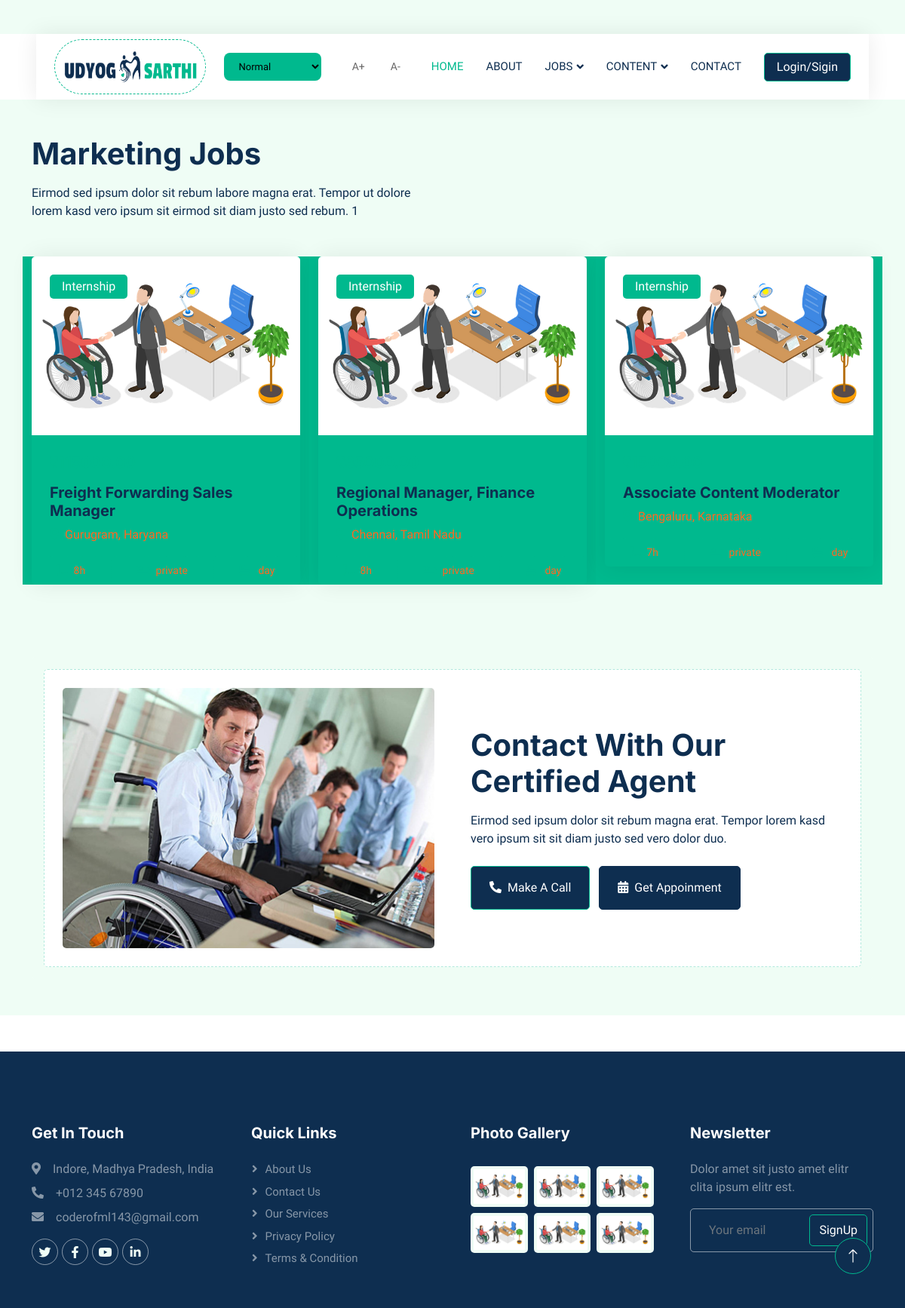
Page /usa/property-type/marketing on the earlier database version.
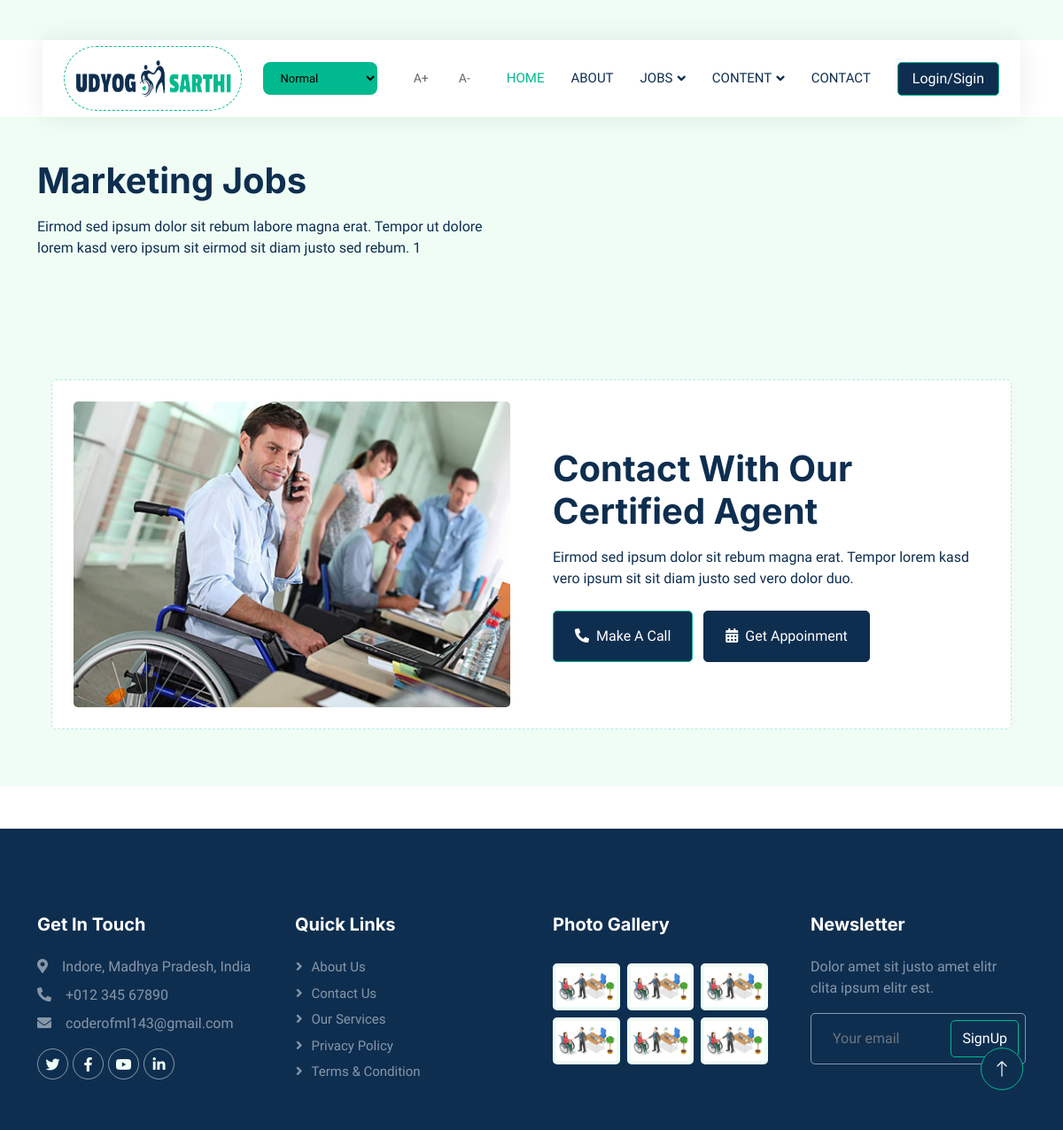
Same page on the later database version.
### usa/models.py (models this page shows, shortened)
class Job(models.Model):
    job_id = models.AutoField(primary_key=True)
    job_title = models.CharField(max_length=255)
    location = models.CharField(max_length=255)
    job_type_choices = [
        ('marketing', 'Marketing'),
        ('design', 'Design'),
        ('development', 'Development'),
        ('customer', 'Customer'),
        ('health_caare', 'Health and Caare'),
        ('automotive', 'Automotive jobs'),
        ('data_entry', 'Data entry'),
        ('call_center', 'Call center'),
    ]
    job_type = models.CharField(max_length=20, choices=job_type_choices)
    mode_choices = [
        ('hibrid', 'Hibrid'),
        ('remote', 'Remote'),
        ('wfo', 'WFO')
    ]
    mode = models.CharField(max_length=10, choices=mode_choices)
    time_choices = [
        ('full_time', 'Full Time'),
        ('part_time', 'Part Time'),
        ('internship', 'Internship'),
    ]
    time = models.CharField(max_length=10, choices=time_choices)
    categories_choices = [
        ('government', 'Government'),
        ('private', 'Private'),
    ]
    categories = models.CharField(max_length=10, choices=categories_choices)
    disability_types = models.ManyToManyField('DisabilityType', related_name='jobs', blank=True)
    salary = models.DecimalField(max_digits=10, decimal_places=2)
    hours = models.PositiveIntegerField()
    about = RichTextField()
    updated_at = models.DateTimeField(auto_now=True)
    company = models.ForeignKey(Companies, on_delete=models.CASCADE, related_name='jobs', default=None)
    last_date = models.DateField(blank=True, null=True)
    is_published = models.BooleanField(default=False)
    is_closed = models.BooleanField(default=False)
    image = models.ImageField(upload_to='job_images/', default='default_job_banner.jpg')
    posted_by = models.ForeignKey('auth.User', on_delete=models.CASCADE)
    print(f"current directory {getcwd()}")
    objects = JobManager()

### usa/views.py (the view)
# urls.py: path('property-type/<str:job_type>', views.job_list_by_type, name="job_list_by_type"),
def job_list_by_type(request, job_type):
    jobs = Job.objects.filter(job_type=job_type)
    if job_type == 'marketing':
        job_name = 'Marketing Jobs'
        about = "Eirmod sed ipsum dolor sit rebum labore magna erat. Tempor ut dolore lorem kasd vero ipsum sit eirmod sit diam justo sed rebum. 1"
    elif job_type == 'design':
        job_name = 'Design Jobs'
        about = "Eirmod sed ipsum dolor sit rebum labore magna erat. Tempor ut dolore lorem kasd vero ipsum sit eirmod sit diam justo sed rebum. 2"
    elif job_type == 'development':
        job_name = 'Development Jobs'
        about = "Eirmod sed ipsum dolor sit rebum labore magna erat. Tempor ut dolore lorem kasd vero ipsum sit eirmod sit diam justo sed rebum. 3"
    elif job_type == 'customer':
        job_name = 'Customer Jobs'
        about = "Eirmod sed ipsum dolor sit rebum labore magna erat. Tempor ut dolore lorem kasd vero ipsum sit eirmod sit diam justo sed rebum. 4"
    elif job_type == 'health_caare':
        job_name = 'Health and Caare Jobs'
        about = "Eirmod sed ipsum dolor sit rebum labore magna erat. Tempor ut dolore lorem kasd vero ipsum sit eirmod sit diam justo sed rebum. 5"
    elif job_type == 'automotive':
        job_name = 'Automotive Jobs'
        about = "Eirmod sed ipsum dolor sit rebum labore magna erat. Tempor ut dolore lorem kasd vero ipsum sit eirmod sit diam justo sed rebum. 6"
    elif job_type == 'data_entry':
        job_name = 'Data Entry Jobs'
        about = "Eirmod sed ipsum dolor sit rebum labore magna erat. Tempor ut dolore lorem kasd vero ipsum sit eirmod sit diam justo sed rebum. 7"
    elif job_type == 'call_center':
        job_name = 'Call Center Jobs'
        about = "Eirmod sed ipsum dolor sit rebum labore magna erat. Tempor ut dolore lorem kasd vero ipsum sit eirmod sit diam justo sed rebum. 8"
    template_name = "type_jobs.html"
    context = {
        'jobs':jobs,
        'job_name':job_name,
        'about':about,
    }
    return render(request, template_name, context)

### usa/models.py (called while the page is built)
    def get_queryset(self):
        return JobQuerySet(self.model, using=self._db)

### templates/type_jobs.html
{% load static %}
{% include 'header.html' %}
        <div class="container-xxl py-5">
            <div class="container">
                <div class="row g-0 gx-5 align-items-end">
                    <div class="col-lg-6">
                        <div class="text-start mx-auto mb-5 wow slideInLeft" data-wow-delay="0.1s">
                            <h1 class="mb-3">{{job_name}}</h1>
                            <p>{{about}}</p>
                        </div>
                    </div>
                </div>
                <div class="tab-content">
                    <div id="tab-1" class="tab-pane fade show p-0 active">
                        <div class="row g-4">
                            {% for intern in jobs %}
                            <div class="col-lg-4 col-md-6 wow fadeInUp" data-wow-delay="0.1s">
                                <div class="property-item rounded overflow-hidden">
                                    <div class="position-relative overflow-hidden">
                                        <a href=""><img class="img-fluid" src="{{ intern.image.url }}" alt=""></a>
                                        <div class="bg-primary rounded text-white position-absolute start-0 top-0 m-4 py-1 px-3">Internship</div>
                                        <div class="bg-white rounded-top text-primary position-absolute start-0 bottom-0 mx-4 pt-1 px-3"></div>
                                    </div>
                                    <div class="p-4 pb-0">
                                        <h5 class="text-primary mb-3">₹{{intern.salary}}</h5>
                                        <a class="d-block h5 mb-2" href="">{{intern.job_title}}</a>
                                        <p><i class="fa fa-map-marker-alt text-primary me-2"></i>{{intern.location}}</p>
                                    </div>
                                    <div class="d-flex border-top">
                                        <small class="flex-fill text-center border-end py-2"><i class="fa fa-ruler-combined text-primary me-2"></i>{{intern.hours}}h</small>
                                        <small class="flex-fill text-center border-end py-2"><i class="fa fa-bed text-primary me-2"></i>{{intern.categories}}</small>
                                        <small class="flex-fill text-center py-2"><i class="fa fa-bath text-primary me-2"></i>{{intern.day_ago}} day</small>
                                    </div>
                                </div>
                            </div>
                            {% endfor %}
                        </div>
                    </div>
                </div>
            </div>
        </div>
        <div class="container-xxl py-5">
            <div class="container">
                <div class="bg-light rounded p-3">
                    <div class="bg-white rounded p-4" style="border: 1px dashed rgba(0, 185, 142, .3)">
                        <div class="row g-5 align-items-center">
                            <div class="col-lg-6 wow fadeIn" data-wow-delay="0.1s">
                                <img class="img-fluid rounded w-100" src="{% static 'img/call-to-action.jpg' %}" alt="">
                            </div>
                            <div class="col-lg-6 wow fadeIn" data-wow-delay="0.5s">
                                <div class="mb-4">
                                    <h1 class="mb-3">Contact With Our Certified Agent</h1>
                                    <p>Eirmod sed ipsum dolor sit rebum magna erat. Tempor lorem kasd vero ipsum sit sit diam justo sed vero dolor duo.</p>
                                </div>
                                <a href="" class="btn btn-primary py-3 px-4 me-2"><i class="fa fa-phone-alt me-2"></i>Make A Call</a>
                                <a href="" class="btn btn-dark py-3 px-4"><i class="fa fa-calendar-alt me-2"></i>Get Appoinment</a>
                            </div>
                        </div>
                    </div>
                </div>
            </div>
        </div>
{% include 'footer.html' %}

Differences in the rows shown:
removed Job: image (placeholder picture), job_title "Freight Forwarding Sales Manager"
removed Job: image (placeholder picture), job_title "Regional Manager, Finance Operations"
removed Job: image (placeholder picture), job_title "Associate Content Moderator"
